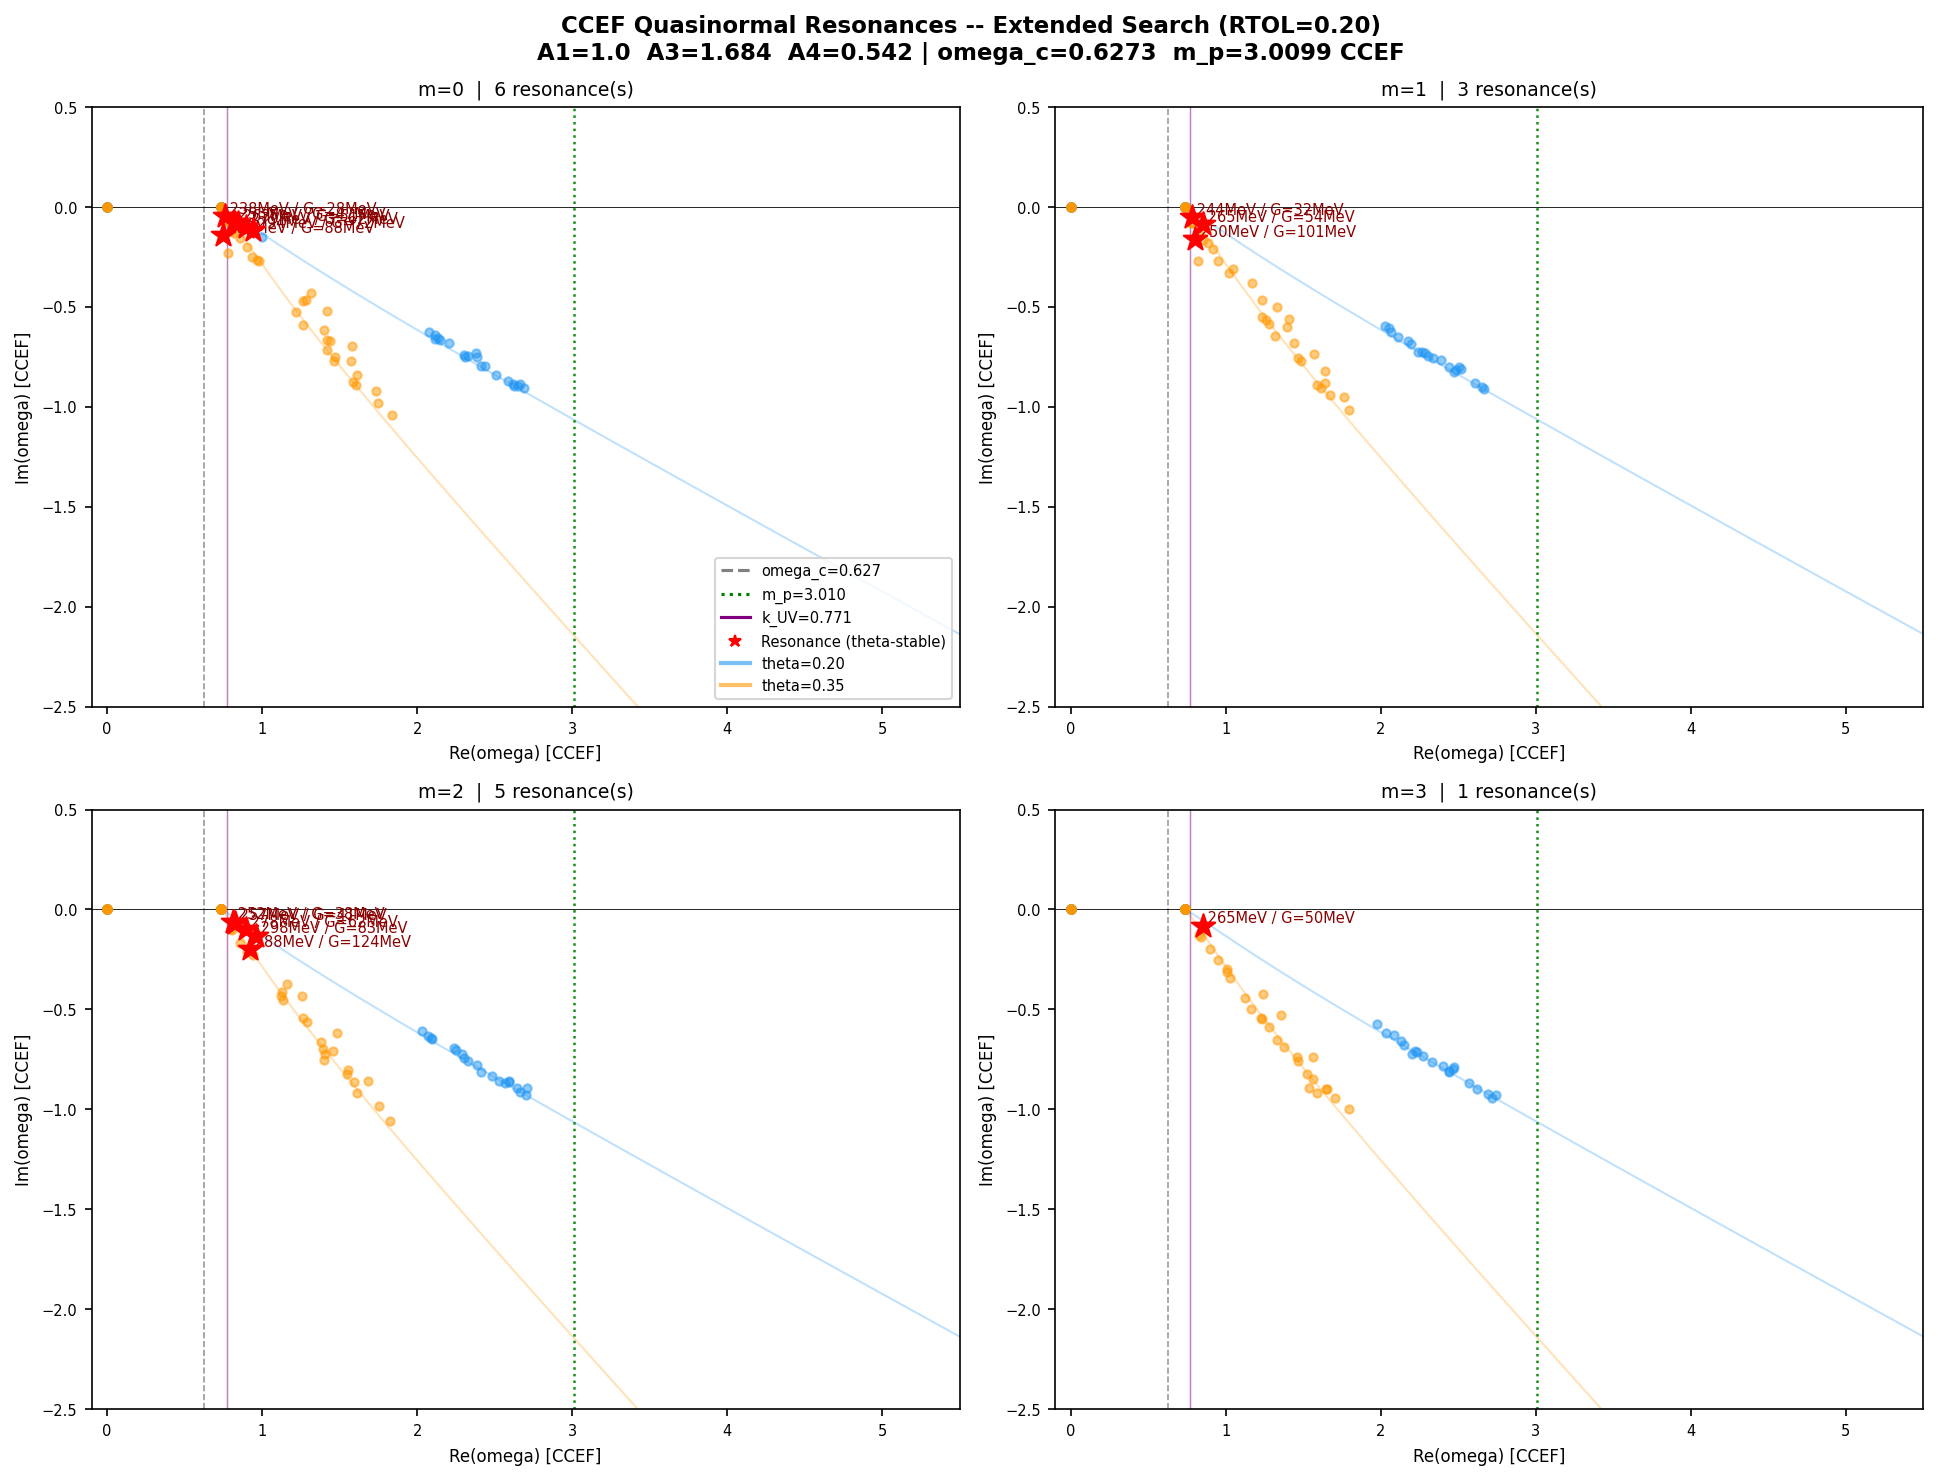

Recreate this plot in Python.
"""
ccef_resonance_wide.py -- Extended quasinormal resonance search
Extends ccef_resonance.py with:
  - Dense sigma grid near proton mass (m_p^2 = 9.06 CCEF^2)
  - RTOL = 0.20 CCEF^2 (was 0.08)
  - Two theta values with wider separation for cleaner stability test
  - Sectors m = 0..3

Fixed-point parameters (LOCKED): A1=1.000, A3=1.684, A4=0.542
"""

import numpy as np
import scipy.sparse as sp
import scipy.sparse.linalg as spla
import matplotlib
matplotlib.use('Agg')
import matplotlib.pyplot as plt
from matplotlib.lines import Line2D
import warnings

# ---- Fixed-point parameters (LOCKED) ---------------------------------------
A1, A3, A4 = 1.000, 1.684, 0.542
E0       = 311.73
omega_c  = np.sqrt(A4 - A1**2 / (4*A3))
m_p_ccef = 938.272 / E0
k_UV     = np.sqrt(A1 / A3)
k_IR     = np.sqrt(A4 / A1)
wp2      = m_p_ccef**2          # ~9.06 CCEF^2

print(f"omega_c  = {omega_c:.4f} CCEF = {omega_c*E0:.1f} MeV")
print(f"m_p      = {m_p_ccef:.4f} CCEF = {m_p_ccef*E0:.1f} MeV  (target)")
print(f"k_UV     = {k_UV:.4f} CCEF^-1 = {k_UV*E0:.1f} MeV")
print(f"m_p^2    = {wp2:.3f} CCEF^2")
print()

# ---- Grid ------------------------------------------------------------------
NR, NZ     = 46, 78
RMAX, ZMAX = 16., 14.
dr = RMAX / (NR - 1)
dz = 2*ZMAX / (NZ - 1)
rho_1d = np.linspace(0, RMAX, NR)
z_1d   = np.linspace(-ZMAX, ZMAX, NZ)
RHO, Z = np.meshgrid(rho_1d, z_1d, indexing='ij')
N = NR * NZ

# ---- Hopf profile ----------------------------------------------------------
R_EFF, R_TUBE = 5.0, 2.8
r_tor = np.sqrt((RHO - R_EFF)**2 + Z**2)
Theta = np.pi * np.exp(-r_tor**2 / R_TUBE**2)
sinT  = np.sin(Theta)

# ---- Build Delta_m (real, vectorised) --------------------------------------
def build_Dm(m):
    ii, jj = np.meshgrid(np.arange(1, NR-1), np.arange(1, NZ-1), indexing='ij')
    ii = ii.ravel().astype(np.int64)
    jj = jj.ravel().astype(np.int64)
    idx  = ii * NZ + jj
    rho  = np.maximum(rho_1d[ii], 1e-8)
    n    = len(idx)
    rows, cols, data = [], [], []
    # d^2/drho^2
    rows.append(np.tile(idx, 3))
    cols.append(np.concatenate([(ii-1)*NZ+jj, idx, (ii+1)*NZ+jj]))
    data.append(np.concatenate([np.full(n,1/dr**2), np.full(n,-2/dr**2), np.full(n,1/dr**2)]))
    # (1/rho) d/drho
    rows.append(np.tile(idx, 2))
    cols.append(np.concatenate([(ii-1)*NZ+jj, (ii+1)*NZ+jj]))
    data.append(np.concatenate([-1/(2*rho*dr), 1/(2*rho*dr)]))
    # d^2/dz^2
    rows.append(np.tile(idx, 3))
    cols.append(np.concatenate([ii*NZ+(jj-1), idx, ii*NZ+(jj+1)]))
    data.append(np.concatenate([np.full(n,1/dz**2), np.full(n,-2/dz**2), np.full(n,1/dz**2)]))
    # -m^2/rho^2
    if m:
        rows.append(idx); cols.append(idx)
        data.append(-float(m)**2 / rho**2)
    # Boundary: zero rows (Dirichlet)
    bnd = np.concatenate([np.arange(NZ, dtype=np.int64),
                          np.arange((NR-1)*NZ, NR*NZ, dtype=np.int64),
                          np.arange(1, NR-1)*NZ,
                          np.arange(1, NR-1)*NZ + (NZ-1)])
    rows.append(bnd); cols.append(bnd); data.append(np.zeros(len(bnd)))
    return sp.csr_matrix(
        (np.concatenate(data), (np.concatenate(rows), np.concatenate(cols))),
        shape=(N, N), dtype=float)

# ---- Self-consistent V_bg --------------------------------------------------
print("Computing V_bg ...")
D1 = build_Dm(1)
sT = sinT.ravel()
l1 = D1 @ sT;  l2 = D1 @ l1
denom = np.where(np.abs(sT) > 8e-3, sT, np.nan)
with np.errstate(invalid='ignore', divide='ignore'):
    Vbg = np.where(np.isfinite(denom), (A1*l1 - A3*l2)/denom, A4)
Vbg = np.clip(Vbg, -2*A4, 4*A4)
Vbg_sp = sp.diags(Vbg, format='csr')
print(f"  V_bg range [{Vbg.min():.3f}, {Vbg.max():.3f}]")

# ---- Precompute Dm and Dm2 for each sector (expensive, do once) ------------
print("Precomputing Dm and Dm2 for m=0..3 ...")
Dm_cache  = {}
Dm2_cache = {}
for m in [0, 1, 2, 3]:
    Dm_cache[m]  = build_Dm(m)
    Dm2_cache[m] = Dm_cache[m] @ Dm_cache[m]
    print(f"  m={m} done")

# ---- Complex-scaled L_m(theta) using cached matrices -----------------------
def make_Lm(m, theta):
    p2 = np.exp(-2j * theta)
    p4 = np.exp(-4j * theta)
    return (A3*p4*Dm2_cache[m].astype(complex)
            - A1*p2*Dm_cache[m].astype(complex)
            + Vbg_sp.astype(complex))

# ---- Sigma grid ------------------------------------------------------------
# Dense near m_p^2; keep threshold and intermediate coverage
sigma_targets = [
    omega_c**2 + 0.05j,   # threshold band (previous run found 237-246 MeV here)
    wp2        + 0.50j,   # proton mass scale: the new target
]

THETAS = [0.20, 0.35]
M_VALS = [0, 1, 2, 3]
N_EIG  = 20    # more per sigma since we have only 2 sigmas
RTOL   = 0.20

# ---- Eigenvalue sweep ------------------------------------------------------
all_lam = {m: {th: [] for th in THETAS} for m in M_VALS}

for m in M_VALS:
    print(f"\n-- Sector m={m} --")
    for theta in THETAS:
        print(f"  theta={theta:.2f}", end="", flush=True)
        Lm = make_Lm(m, theta)
        collected = []
        for sigma in sigma_targets:
            try:
                with warnings.catch_warnings():
                    warnings.simplefilter('ignore')
                    vals, _ = spla.eigs(Lm, k=N_EIG, sigma=sigma,
                                        which='LM', tol=1e-7, maxiter=5000)
                collected.append(vals)
            except Exception:
                pass
        total = sum(len(c) for c in collected)
        print(f"  -> {total} eigs across {len(sigma_targets)} sigmas")
        if collected:
            all_lam[m][theta] = np.concatenate(collected)

# ---- omega = sqrt(lambda), Re > 0 -----------------------------------------
def to_omega(lam):
    om = np.sqrt(np.asarray(lam, dtype=complex))
    return np.where(np.real(om) < 0, -om, om)

# ---- Deduplicate (cluster within tol) -------------------------------------
def deduplicate(arr, tol=0.015):
    if len(arr) == 0:
        return np.array([], dtype=complex)
    used = np.zeros(len(arr), bool)
    keep = []
    for i, v in enumerate(arr):
        if used[i]:
            continue
        near = np.abs(arr - v) < tol
        keep.append(arr[near].mean())
        used[near] = True
    return np.array(keep)

# ---- Find resonances: theta-stable, Im(lambda)<0, Re(lambda)>0 ------------
resonances = {}
for m in M_VALS:
    sets = [all_lam[m][th] for th in THETAS if len(all_lam[m][th]) > 0]
    if len(sets) < 2:
        resonances[m] = np.array([], dtype=complex)
        continue
    cands = sets[0]
    for other in sets[1:]:
        stable = []
        for v in cands:
            if len(other) > 0 and np.min(np.abs(other - v)) < RTOL:
                stable.append(v)
        cands = np.array(stable, dtype=complex)
    if len(cands):
        mask = (np.imag(cands) < -0.001) & (np.real(cands) > 0.0)
        resonances[m] = deduplicate(cands[mask])
    else:
        resonances[m] = np.array([], dtype=complex)

# ---- Plot ------------------------------------------------------------------
fig, axes = plt.subplots(2, 2, figsize=(13, 10))
fig.suptitle(
    'CCEF Quasinormal Resonances -- Extended Search (RTOL=0.20)\n'
    f'A1={A1}  A3={A3}  A4={A4} | omega_c={omega_c:.4f}  m_p={m_p_ccef:.4f} CCEF',
    fontsize=11, fontweight='bold')

th_colors = {0.20: '#2196F3', 0.35: '#FF9800'}

for ax, m in zip(axes.ravel(), M_VALS):
    # Theoretical continuum curves
    k_arr = np.linspace(0, 4.0, 300)
    for theta in THETAS:
        lam_c = A4 + A1*k_arr**2*np.exp(-2j*theta) + A3*k_arr**4*np.exp(-4j*theta)
        om_c  = to_omega(lam_c)
        ax.plot(np.real(om_c), np.imag(om_c),
                color=th_colors[theta], lw=1.0, alpha=0.28)
    # Numerical eigenvalues
    for theta in THETAS:
        lam = all_lam[m][theta]
        if len(lam) == 0:
            continue
        om = to_omega(lam)
        mask = (np.real(om) > -0.1) & (np.imag(om) < 0.4) & (np.real(om) < 6.0)
        ax.scatter(np.real(om[mask]), np.imag(om[mask]),
                   s=16, alpha=0.50, color=th_colors[theta], zorder=3)
    # Resonances
    res = resonances[m]
    if len(res):
        om_r = to_omega(res)
        ax.scatter(np.real(om_r), np.imag(om_r), s=140, marker='*',
                   color='red', zorder=7)
        for om in sorted(om_r, key=np.real):
            ax.annotate(
                f' {np.real(om)*E0:.0f}MeV / G={-2*np.imag(om)*E0:.0f}MeV',
                xy=(np.real(om), np.imag(om)),
                fontsize=7, color='darkred', va='bottom')
    # Reference lines
    ax.axvline(omega_c,  ls='--', color='gray',   lw=0.8, alpha=0.8)
    ax.axvline(m_p_ccef, ls=':',  color='green',  lw=1.2, alpha=0.9)
    ax.axvline(k_UV,     ls='-',  color='purple', lw=0.7, alpha=0.5)
    ax.axhline(0, color='k', lw=0.4)
    ax.set_xlabel('Re(omega) [CCEF]', fontsize=8)
    ax.set_ylabel('Im(omega) [CCEF]', fontsize=8)
    ax.set_title(f'm={m}  |  {len(res)} resonance(s)', fontsize=9)
    ax.set_xlim(-0.1, 5.5)
    ax.set_ylim(-2.5, 0.5)
    ax.tick_params(labelsize=7)

handles = [
    Line2D([0],[0], color='gray',   ls='--', label=f'omega_c={omega_c:.3f}'),
    Line2D([0],[0], color='green',  ls=':',  label=f'm_p={m_p_ccef:.3f}'),
    Line2D([0],[0], color='purple', ls='-',  label=f'k_UV={k_UV:.3f}'),
    Line2D([0],[0], marker='*', color='red', ls='none', label='Resonance (theta-stable)'),
    Line2D([0],[0], color=th_colors[0.20], lw=2, alpha=0.6, label='theta=0.20'),
    Line2D([0],[0], color=th_colors[0.35], lw=2, alpha=0.6, label='theta=0.35'),
]
axes[0,0].legend(handles=handles, fontsize=7, loc='lower right')

plt.tight_layout()
out = '/sessions/elegant-great-hypatia/mnt/outputs/ccef_resonance_wide.png'
plt.savefig(out, dpi=150, bbox_inches='tight')
plt.close()
print(f"\n  Saved {out}")

# ---- Report ----------------------------------------------------------------
print()
print('='*64)
print('CCEF RESONANCES -- Extended Search (RTOL=0.20)')
print('='*64)
print(f'sigma grid : {len(sigma_targets)} targets, m_p^2={wp2:.2f} CCEF^2 included')
print(f'theta      : {THETAS}  N_EIG={N_EIG}  RTOL={RTOL}')
print(f'omega_c    : {omega_c:.4f} CCEF = {omega_c*E0:.1f} MeV')
print(f'k_UV       : {k_UV:.4f} CCEF = {k_UV*E0:.1f} MeV')
print(f'm_p target : {m_p_ccef:.4f} CCEF = {m_p_ccef*E0:.1f} MeV')
print()

all_res_list = []
for m in M_VALS:
    res = resonances[m]
    print(f'Sector m={m}: {len(res)} resonance(s)')
    if len(res):
        for om in sorted(to_omega(res), key=np.real):
            mass  = np.real(om)*E0
            width = -2*np.imag(om)*E0
            rp    = np.real(om)/m_p_ccef
            rk    = np.real(om)/k_UV
            rc    = np.real(om)/omega_c
            tag = ''
            if abs(mass - 938.3) < 100:
                tag = '  *** NEAR PROTON ***'
            elif abs(mass - 240) < 30:
                tag = '  <- k_UV scale (threshold resonance)'
            all_res_list.append((m, np.real(om), np.imag(om), mass, width))
            print(f'  omega_res = {np.real(om):.4f} - {abs(np.imag(om)):.4f}i CCEF')
            print(f'  m_res     = {mass:.1f} MeV    Gamma={width:.1f} MeV    Gamma/m={width/mass*100:.1f}%{tag}')
            print(f'  omega/k_UV={rk:.4f}  omega/omega_c={rc:.4f}  omega/m_p={rp:.4f}')
            print()

if all_res_list:
    print('-'*50)
    print('Summary table:')
    print(f'  {"m":>2}  {"m_res(MeV)":>12}  {"Gamma(MeV)":>11}  {"omega/m_p":>10}  {"omega/k_UV":>10}')
    for m, om_re, om_im, mass, width in sorted(all_res_list, key=lambda x: x[1]):
        print(f'  {m:>2}  {mass:>12.1f}  {width:>11.1f}  {om_re/m_p_ccef:>10.4f}  {om_re/k_UV:>10.4f}')
    # Check: anything near m_p?
    near_mp = [x for x in all_res_list if abs(x[3]-938.3) < 100]
    print()
    if near_mp:
        print(f'RESONANCES NEAR PROTON MASS: {len(near_mp)} found')
    else:
        hi = max(all_res_list, key=lambda x: x[3])
        print(f'Highest resonance found: {hi[3]:.1f} MeV (m={hi[0]})')
        print(f'Nothing found near m_p=938 MeV even with RTOL=0.20')
        print('[SOLID negative]: no resonance near proton mass in m=0..3 on this grid')
else:
    print('No theta-stable resonances found at all.')
